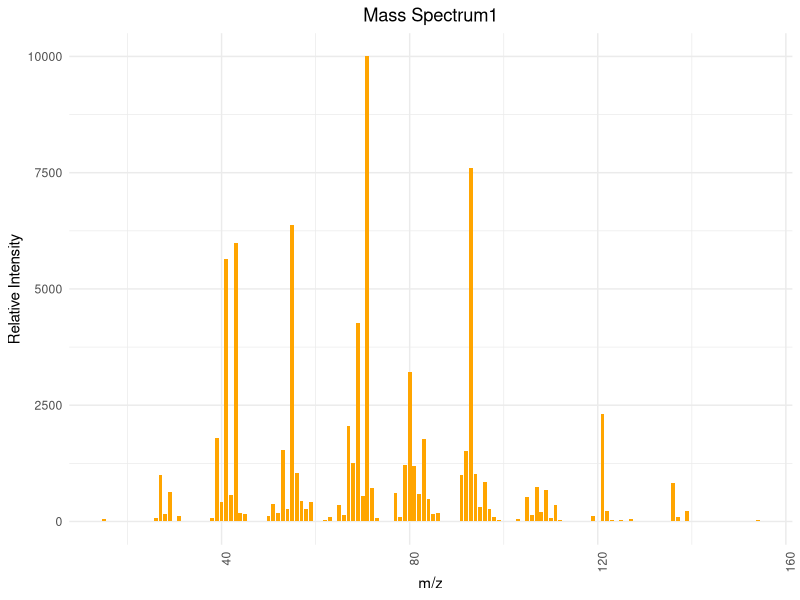
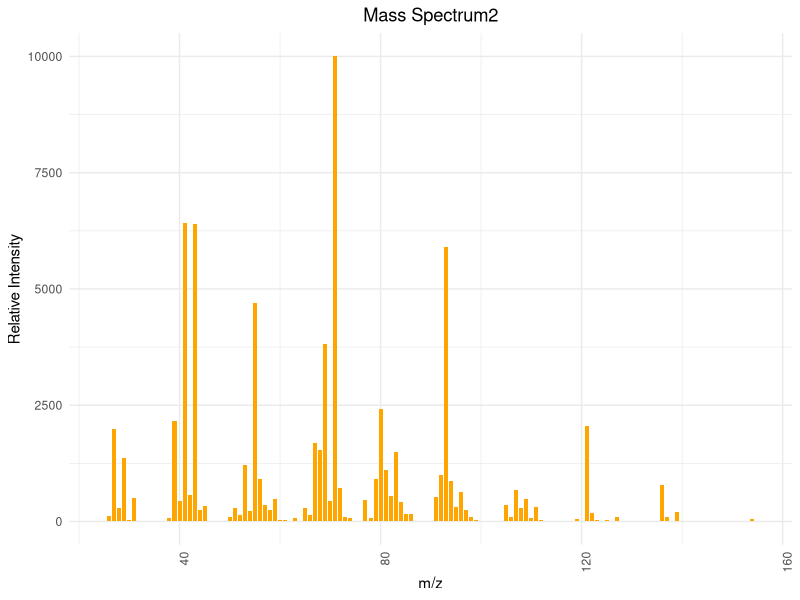
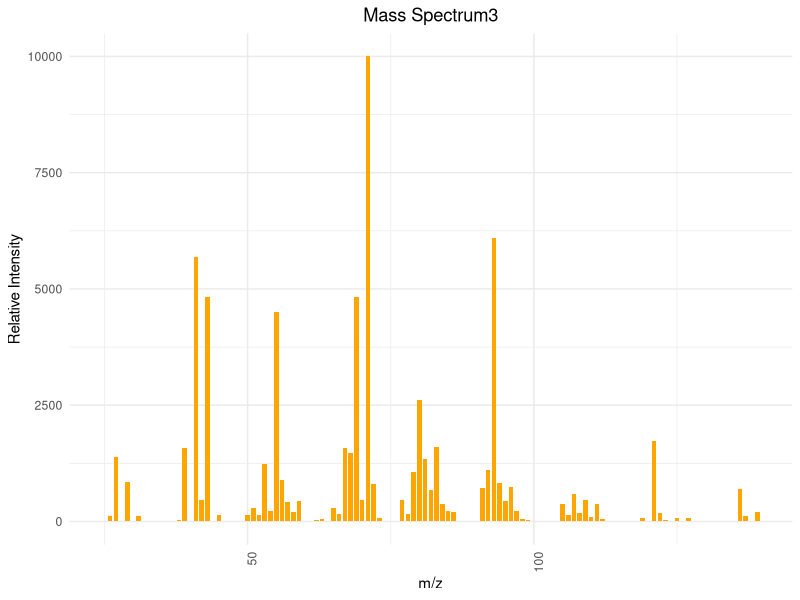
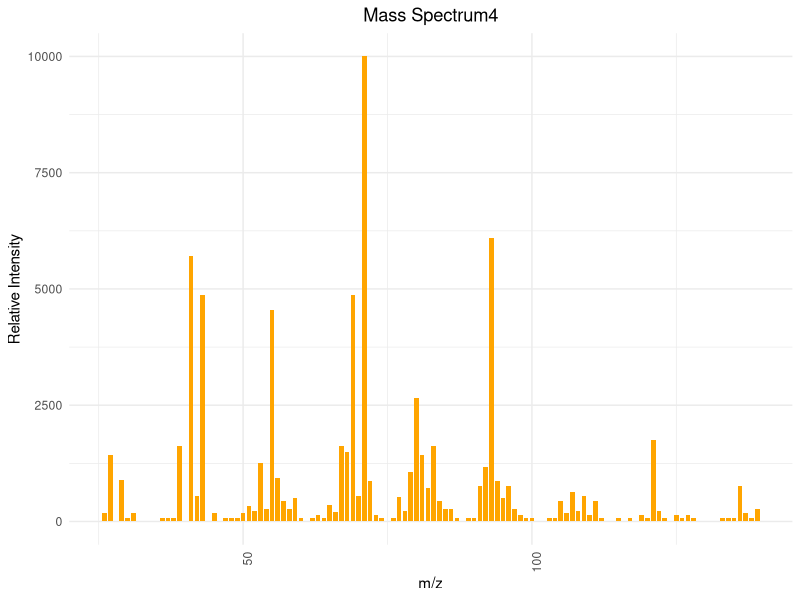

Recreate these plots in R, in order.
## ---- chunk 1
# 安装并加载所需的包
library(ggplot2)

# 图1
mz1 <- c(15,	19,	26,	27,	28,	29,	30,	31,	37,	38,	39,	40,	41,	42,	43,	44,	45,	46,	47,	48,	49,	50,	51,	52,	53,	54,	55,	56,	57,	58,	59,	60,	61,	62,	63,	64,	65,	66,	67,	68,	69,	70,	71,	72,	73,	74,	75,	77,	78,	79,	80,	81,	82,	83,	84,	85,	86,	87,	89,	91,	92,	93,	94,	95,	96,	97,	98,	99,	103,	104,	105,	106,	107,	108,	109,	110,	111, 112,	115,	117,	119,	121,	122,	123,	124,	125,	126,	127,	128,	135,	136,	137,	138,	139,	140,	154)
intensity1 <- c(60,	10,	70,	990,	160,	630,	20,	120,	20,	80,	1790,	420,	5640,	580,	5980,	190,	170,	10,	10,	10,	10,	120,	370,	180,	1530,	270,	6370,	1050,	450,	270,	410,	20,	10,	40,	90,	20,	360,	140,	2060,	1250,	4260,	540,	9999,	730,	70,	10,	10,	610,	100,	1220,	3210,	1190,	590,	1770,	490,	160,	190,	20,	10,	1000,	1510,	7600,	1020,	320,	840,	260,	90,	30,	50,	10,	530,	130,	740,	200,	680,	80,	360,	30,	10,	10,	110,	2320,	230,	40,	10,	40,	10,	60,	10,	10,	820,	100,	10,	220,	20,	40)

data1 <- data.frame(mz1, intensity1)

ggplot(data1, aes(x=mz1, y=intensity1)) +
  geom_bar(stat="identity", fill="orange", width=0.8) + 
  theme_minimal() + 
  labs(title="Mass Spectrum1",
       x="m/z",
       y="Relative Intensity") + 
  theme(axis.text.x = element_text(angle = 90, hjust = 1), plot.title = element_text(hjust = 0.5))  

# 图2
mz2 <- c(25, 26, 27, 28, 29, 30, 31, 34, 37, 38, 39, 40, 41, 42, 43, 44, 45, 46, 47, 48, 50, 51, 52, 53, 54, 55, 56, 57, 58, 59, 60, 61, 62, 63, 64, 65, 66, 67, 68, 69, 70, 71, 72, 73, 74, 75, 76, 77, 78, 79, 80, 81, 82, 83, 84, 85, 86, 87, 88, 89, 90, 91, 92, 93, 94, 95, 96, 97, 98, 99, 100, 101, 102, 103, 104, 105, 106, 107, 108, 109, 110, 111, 112, 113, 115, 116, 117, 119, 120, 121, 122, 123, 124, 125, 126, 127, 128, 135, 136, 137, 138, 139, 140, 153, 154, 155)
intensity2 <- c(5, 120, 1980, 290, 1360, 40, 500, 10, 10, 80, 2170, 430, 6420, 570, 6400, 250, 340, 10, 5, 5, 90, 300, 130, 1210, 220, 4690, 920, 360, 240, 480, 30, 30, 20, 80, 10, 280, 150, 1690, 1530, 3810, 430, 9999, 730, 90, 70, 10, 10, 460, 80, 910, 2410, 1110, 550, 1490, 410, 160, 160, 10, 10, 10, 10, 520, 1000, 5910, 880, 320, 640, 240, 90, 30, 5, 5, 5, 20, 10, 350, 90, 670, 280, 490, 70, 320, 40, 10, 10, 5, 10, 60, 10, 2060, 180, 30, 5, 30, 20, 90, 10, 10, 790, 90, 5, 210, 10, 10, 50, 20)

data2 <- data.frame(mz2, intensity2)

ggplot(data2, aes(x=mz2, y=intensity2)) +
  geom_bar(stat="identity", fill="orange", width=0.8) + 
  theme_minimal() + 
  labs(title="Mass Spectrum2",
       x="m/z",
       y="Relative Intensity") + 
  theme(axis.text.x = element_text(angle = 90, hjust = 1), plot.title = element_text(hjust = 0.5))  
# 图3
mz3 <- c(25, 26, 27, 29, 30, 31, 33, 35, 36, 37, 38, 39, 41, 42, 43, 45, 46, 47, 48, 49, 50, 51, 52, 53, 54, 55, 56, 57, 58, 59, 60, 61, 62, 63, 64, 65, 66, 67, 68, 69, 70, 71, 72, 73, 74, 75, 76, 77, 78, 79, 80, 81, 82, 83, 84, 85, 86, 87, 88, 89, 90, 91, 92, 93, 94, 95, 96, 97, 98, 99, 100, 101, 102, 103, 104, 105, 106, 107, 108, 109, 110, 111, 112, 113, 114, 115, 116, 117, 118, 119, 120, 121, 122, 123, 124, 125, 126, 127, 128, 129, 130, 131, 132, 133, 134, 135, 136, 137, 138, 139)
intensity3 <- c(5, 110, 1380, 840, 20, 110, 5, 5, 10, 10, 40, 1580, 5690, 470, 4820, 130, 5, 10, 20, 10, 140, 290, 150, 1230, 220, 4500, 900, 410, 210, 450, 20, 5, 40, 60, 20, 300, 160, 1590, 1470, 4820, 470, 9999, 800, 80, 20, 5, 10, 470, 160, 1060, 2620, 1350, 670, 1610, 380, 230, 210, 20, 5, 10, 10, 710, 1110, 6090, 820, 430, 740, 220, 60, 30, 10, 5, 5, 20, 10, 380, 140, 600, 190, 470, 90, 380, 50, 5, 5, 10, 5, 20, 5, 70, 10, 1730, 190, 30, 5, 70, 20, 80, 10, 5, 5, 5, 5, 10, 10, 20, 700, 110, 20, 210)

data3 <- data.frame(mz3, intensity3)

ggplot(data3, aes(x=mz3, y=intensity3)) +
  geom_bar(stat="identity", fill="orange", width=0.8) + 
  theme_minimal() + 
  labs(title="Mass Spectrum3",
       x="m/z",
       y="Relative Intensity") + 
  theme(axis.text.x = element_text(angle = 90, hjust = 1), plot.title = element_text(hjust = 0.5))
# 图4
mz4 <- c(26, 27, 29, 30, 31, 36, 37, 38, 39, 41, 42, 43, 45, 47, 48, 49, 50, 51, 52, 53, 54, 55, 56, 57, 58, 59, 60, 62, 63, 64, 65, 66, 67, 68, 69, 70, 71, 72, 73, 74, 76, 77, 78, 79, 80, 81, 82, 83, 84, 85, 86, 87, 89, 90, 91, 92, 93, 94, 95, 96, 97, 98, 99, 100, 103, 104, 105, 106, 107, 108, 109, 110, 111, 112, 115, 117, 119, 120, 121, 122, 123, 125, 126, 127, 128, 133, 134, 135, 136, 137, 138, 139)
intensity4 <- c(180, 1420, 890, 70, 180, 70, 70, 70, 1630, 5710, 550, 4860, 180, 70, 70, 70, 180, 340, 230, 1260, 260, 4550, 940, 440, 260, 500, 70, 70, 130, 70, 360, 210, 1630, 1500, 4860, 550, 9999, 860, 130, 70, 70, 520, 230, 1070, 2650, 1420, 730, 1630, 440, 260, 260, 70, 70, 70, 760, 1180, 6100, 860, 500, 760, 260, 130, 70, 70, 70, 70, 440, 180, 630, 230, 550, 130, 440, 70, 70, 70, 130, 70, 1760, 230, 70, 130, 70, 130, 70, 70, 70, 70, 760, 180, 70, 260)

data4 <- data.frame(mz4, intensity4)

ggplot(data4, aes(x=mz4, y=intensity4)) +
  geom_bar(stat="identity", fill="orange", width=0.8) + 
  theme_minimal() + 
  labs(title="Mass Spectrum4",
       x="m/z",
       y="Relative Intensity") + 
  theme(axis.text.x = element_text(angle = 90, hjust = 1), plot.title = element_text(hjust = 0.5))
